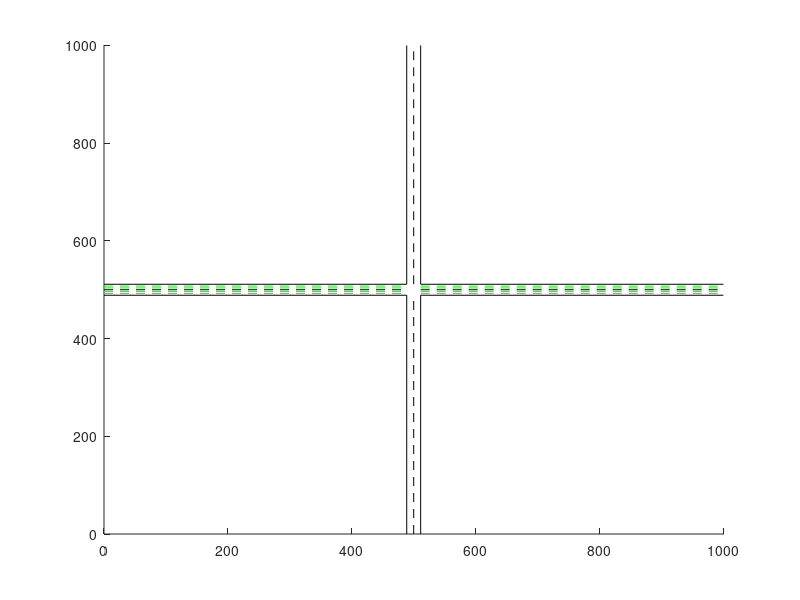

Write MATLAB code to recreate this figure. (Note: this script raises an error after producing the figure.)
	global now_time step_time sum_time;
	global area_l area_w num_node;
	global node_x node_y node_id;
	global source_x source_y source_id des_x des_y des_id;
	global neb_node_id neb_node_x neb_node_y num_neb;
	global nowlocation_x nowlocation_y;
	global mobi_model_x mobi_model_y mobi_model_startime mobi_model_speed mobi_model_direct;
    global r_source alq_source r alq;
	
    %City two-way 6-lane intersection:
     % Each lane is 3.75 meters wide, for a total of 22.5 meters wide
     % Vehicle speed 40~60km/h, near intersection (within 100 meters) 15~30km/h, standard 30~60km/s 45km/h
     % Direction 0 pi/2 pi 3*pi/2, intersection area pi/4 7*pi/4 3*pi/4 5*pi/4
     % Traffic density of single lane 10 25 30 50 vehicles/lane/km
     % Vehicle communication radius [100,250] 150 200
	now_time = 0;
    axis([0 1000+1 0 1000+1]);
    pause on;
    step_time = 0.5;
    sum_time = 5;
    set_node=10;
	area_l = 488.75 + 11.25 + 11.25 + 488.75;
	area_w = 1000;
    single_num_node = set_node; %30
	num_node_temp = single_num_node*3*2*2;
    add_ten_road = 2*fix(num_node_temp/(1000/22.5)); %20km/h 7.0m/s
    % The density of intersections increases, and the vehicle speed also decreases to 20km/h 7.0m/s
	num_node = num_node_temp + add_ten_road;
    
	%Set the location and ID of the intermediate node
    %Horizontal road
    %   下 under
	for i = 2:single_num_node*3
		node_x(i) = area_l*rand(1,1);
		node_y(i) = area_w/2 - 11.5*rand(1,1);
		node_id(i) = i;
    end
    %   上 on
    for i = (single_num_node*3 + 1):single_num_node*6
		node_x(i) = area_l*rand(1,1);
		node_y(i) = area_w/2 + 11.5*rand(1,1);
		node_id(i) = i;
    end
    % Longitudinal road
    %   left
    for i = (single_num_node*6 + 1):single_num_node*9
        node_x(i) = area_l/2 - 11.5*rand(1,1);
        node_y(i) = area_w*rand(1,1);
        node_id(i) = i;
    end
    %    right
    for i = (single_num_node*9 + 1):(single_num_node*12 - 1)
		node_x(i) = area_l/2 + 11.5*rand(1,1);
		node_y(i) = area_w*rand(1,1);
		node_id(i) = i;
    end
    
    %ID Set the intersection to increase the location and ID of the node
    for i = (single_num_node*12):(num_node - 1)
		node_x(i) = area_l/2 - 11.5 + 2*11.5*rand(1,1);
		node_y(i) = area_w/2 - 11.5 + 2*11.5*rand(1,1);
		node_id(i) = i;
    end
    
	%ID Set the location and ID of the source node
	source_x = area_l/5*rand(1,1);
	source_y = area_w/2 - 11.5*rand(1,1);
%     source_x = 375;
% 	source_y = area_w/2 - 11.5*rand(1,1);
	source_id = 1;
	node_x(1) = source_x;
	node_y(1) = source_y;
	node_id(1) = source_id;
    
	%Set the location and ID of the destination node
	des_x = 1/5*area_l + area_l/5*rand(1,1);
	des_y = area_w/2 - 11.5*rand(1,1);
%     des_x = area_l/2 + 11.5*rand(1,1);
% 	des_y = 875;
	des_id = num_node;
	node_x(num_node) = des_x;
	node_y(num_node) = des_y;
	node_id(num_node) = des_id;
% Initialize the real location and corresponding time of the node
	nowlocation_x = node_x;
	nowlocation_y = node_y;
%plot road
    hold on;
    plot([0 488.75],[488.75 488.75],'k-');
    hold on;
    plot([0 488.75],[500 500],'k--');
    hold on;
    plot([0 488.75],[500-3.75 500-3.75],'g--');
    hold on;
    plot([0 488.75],[500-2*3.75 500-2*3.75],'g--');
    hold on;
    plot([0 488.75],[500+3.75 500+3.75],'g--');
    hold on;
    plot([0 488.75],[500+2*3.75 500+2*3.75],'g--');
    hold on;
    plot([0 488.75],[511.25 511.25],'k-');
    hold on;
    plot_l=1000;
    plot([511.25 plot_l],[488.75 488.75],'k-');
    hold on;
    plot([511.25 plot_l],[500 500],'k--');
    hold on;
    plot([511.25 plot_l],[500-3.75 500-3.75],'g--');
    hold on;
    plot([511.25 plot_l],[500-2*3.75 500-2*3.75],'g--');
    hold on;
    plot([511.25 plot_l],[500+3.75 500+3.75],'g--');
    hold on;
    plot([511.25 plot_l],[500+2*3.75 500+2*3.75],'g--');
    hold on;
    plot([511.25 plot_l],[511.25 511.25],'k-');
    hold on;
    %y-axis
    plot([488.75 488.75],[0 488.75],'k-');
    hold on;
    plot([500 500],[0 488.75],'k--');
    hold on;
    plot([511.25 511.25],[0 488.75],'k-');
    hold on;
    plot([488.75 488.75],[511.25 1000],'k-');
    hold on;
    plot([500 500],[511.25 1000],'k--');
    hold on;
    plot([511.25 511.25],[511.25 1000],'k-');
    hold on;
    %for z=1:num_node
      %  if z==source_id
       %     h2=plot(node_x(z),node_y(z),'or'); 
       %     text(node_x(z),node_y(z),num2str(z));
      %  else if z == num_node
       %         h2=plot(node_x(z),node_y(z),'dm');
        %        text(node_x(z),node_y(z),num2str(z));
         %   end
       % end
       % h2=plot(node_x(z),node_y(z),'.k');
   % end

	%Initialize the neighbor node table
	for node_i = 1:num_node
		for num_mem = 1:num_node
			neb_node_x(node_i,num_mem) = 0; % neb_node_x is the matrix of num_node*num_node
			neb_node_y(node_i,num_mem) = 0;
			neb_node_id(node_i,num_mem) = 0;
        end
        num_neb(node_i) = num_mem; %num_node The number of neighbors of each node is initialized to num_node
	end
	
	% Initialize the real location and corresponding time of the node
	nowlocation_x = node_x;
	nowlocation_y = node_y;
	%neighbor table
    setNodeNebTable(50);
	% Mobile Model
	mobi_model_x = node_x;
	mobi_model_y = node_y;
	mobi_model_startime = zeros(1,num_node);
    
    %Speed: 30~60km/s, normal distribution, mean 45km/h, variance 20, namely 8.3~16.7m/s 12.5m/s
    %Set the speed of the source node and the intermediate node
    for i = 1:(num_node_temp - 1)
        speed_temp = normrnd(12.5,20);
        while ~((speed_temp >= 8.3)&&(speed_temp <= 16.7))
            speed_temp = normrnd(12.5,20);
        end
        mobi_model_speed(i) = (10/set_node)^2*speed_temp; %Traffic density affects vehicle speed
    end
    %Set intersections to increase the speed of nodes and affect the interruption rate
    for i = num_node_temp:(num_node - 1)
        mobi_model_speed(i) = (10/set_node)^2*7.0;
    end
    %Set the speed of the destination node
    speed_temp = normrnd(12.5,20);
        while ~((speed_temp >= 8.3)&&(speed_temp <= 16.7))
            speed_temp = normrnd(12.5,20);
        end
    mobi_model_speed(num_node) = (20/set_node)^2*speed_temp;
    
    %Movement direction: [0,pi/4],[7*pi/4,2*pi]
    mobi_model_direct = zeros(1,num_node);
    % Set the direction of movement of the intermediate node
    for i = 2:single_num_node*3
        mobi_model_direct(i) = 0;
    end
    for i = (single_num_node*3 + 1):single_num_node*6
        mobi_model_direct(i) = pi;
    end
    for i = (single_num_node*6 + 1):single_num_node*9
        mobi_model_direct(i) = 3*pi/2;
    end
    for i = (single_num_node*9 + 1):(single_num_node*12 - 1)
        mobi_model_direct(i) = pi/2;
    end
    %Set the crossroads to increase the movement direction of the nodes, evenly distributed, pi/4 7*pi/4 3*pi/4 5*pi/4
    
    for i = num_node_temp:(num_node - 1)
        direct_flag = rand(1,1);
        if direct_flag <= 0.25
            mobi_model_direct(i) = pi/4;
        elseif (direct_flag > 0.25)&&(direct_flag <= 0.5)
            mobi_model_direct(i) = 3*pi/4;
        elseif (direct_flag > 0.5)&&(direct_flag <= 0.75)
            mobi_model_direct(i) = 5*pi/4;
        else
            mobi_model_direct(i) = 7*pi/4;
        end
    end
    
    %the direction of movement of the source node
    mobi_model_direct(1) = 0;
    %the direction of movement of the destination node
    mobi_model_direct(num_node) = 0;
%     mobi_model_direct(num_node) = pi/2;
% uicontrol
              %  H = uicontrol('Style', 'listbox', ...
                  %  'Units', 'normalized', ...
                  %  'Position', [0.5 0.2 0.3 0.68], ...
                   % 'String', {'Path Establishing...'});
                %drawnow;
%mobility             
counter=1;
density_sum=0;
%pause(5);
   r_source=(15-0).*rand(1,1) + 0;
   alq_source=(110-50).*rand(1,1) + 50;
   for node_j= 1:num_node
          r(node_j)=(15-0).*rand(1,1) + 0;;
          alq(node_j)=(110-50).*rand(1,1) + 50;
   end
for now_time = 0.5:step_time:sum_time
        updateNowLocation();   %now_time should be a global variable to facilitate updating the location
        for z=1:num_node
            if z==source_id
                plot(nowlocation_x(z),nowlocation_y(z),'or'); 
                h7=text(nowlocation_x(z),nowlocation_y(z),num2str(z),'FontSize',12);
            else if z == num_node
                    plot(nowlocation_x(z),nowlocation_y(z),'dm');
                    h9=text(nowlocation_x(z),nowlocation_y(z),num2str(z),'FontSize',12);
                end
            end
            h2(z)=plot(nowlocation_x(z),nowlocation_y(z),'.k');
            h10(z)=text(nowlocation_x(z),nowlocation_y(z),num2str(z));
        end
        setNodeNebTable(100);
        route=linkquality();
        path{counter}=route;
        
        pause(1);
        set(h2,'Visible','off');

        set(h10,'Visible','off');
       % h4= plot([nowlocation_x(1) nowlocation_x(num_node)],[nowlocation_y(1) nowlocation_y(num_node)],'r');
        h4=plot(nowlocation_x(route),nowlocation_y(route));
        if length(route) ~=0
            for q=1:length(route)
                h3(q)=text(nowlocation_x(route(q)),nowlocation_y(route(q)),num2str(route(q)));
            end
        end
        [thp,density_tp,loss,time]=perform_custom(route);
        tp(counter,:)=thp;
        ploss(counter,:)=loss;
        delay(counter,:)=time;
        density_sum=density_sum+density_tp;
        counter=counter+1;
        
        pause(1);
        
        set(h7,'Visible','off');
        set(h9,'Visible','off');
        set(h4,'Visible','off');
        set(h3,'Visible','off');
        
        
        
end
avg_density_tp=density_sum/10;

%plot results
figure(2)
plot(tp/10e6,'Linewidth',1.5)
xlabel('Number of times path found during simulation of VANET')
ylabel('Throughput in MBps ')
title('Throughput plot for different data rates')
legend('Data Rate=4 pckts/sec','Data Rate=6 pckts/sec','Data Rate=8 pckts/sec','Data Rate=10 pckts/sec','Data Rate=12 pckts/sec','Data Rate=14 pckts/sec')
grid on

figure(3)
plot(ploss,'Linewidth',1.5)
xlabel('Number of times path found during simulation of VANET')
ylabel('Packet loss ratio ')
title('Packet loss ratio for different data rates')
legend('Data Rate=4 pckts/sec','Data Rate=6 pckts/sec','Data Rate=8 pckts/sec','Data Rate=10 pckts/sec','Data Rate=12 pckts/sec','Data Rate=14 pckts/sec')
grid on

figure(5)
plot(delay/10e8,'Linewidth',1.5)
xlabel('Number of times path found during simulation of VANET')
ylabel('End to End delay(s)')
grid on
clear h3;